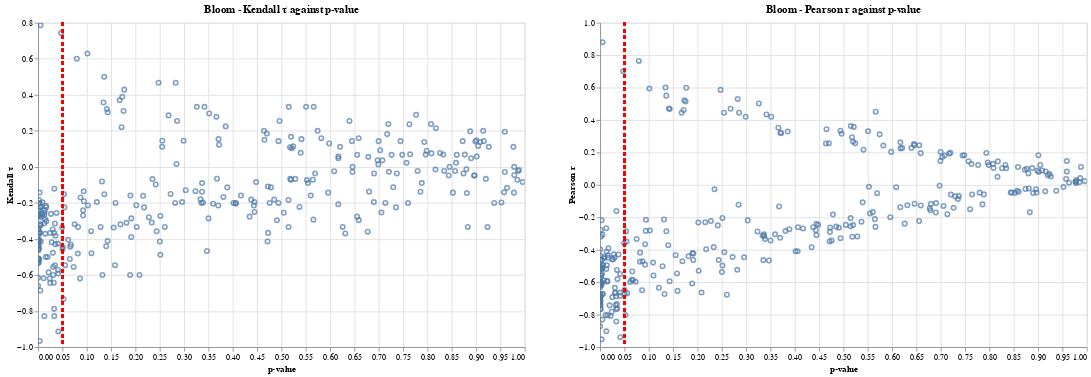

Write notebook code for a chart like this one.
### Code cell
import altair as alt

chart1 = alt.Chart(df_bloom).mark_point().encode(
    x='p-value',
    y='Kendall τ',
    tooltip=['site', 'State', 'p-value', 'Kendall τ']
).interactive().properties(width=600, height=400, title='Bloom - Kendall τ against p-value' )

chart2 = alt.Chart(df_bloom).mark_point().encode(
    x='p-value',
    y='Pearson r',
    tooltip=['site', 'State', 'p-value', 'Pearson r']
).interactive().properties(width=600, height=400, title='Bloom - Pearson r against p-value')

rule1 = alt.Chart(df_bloom).mark_rule(color='red', opacity=0.5, strokeWidth=2, strokeDash=[4, 4]).encode(
    x=alt.datum(0.05)
)

rule2 = alt.Chart(df_bloom).mark_rule(color='red', opacity=0.5, strokeWidth=2, strokeDash=[4, 4]).encode(
    x=alt.datum(0.05)
)

layer_chart = (chart1 + rule1) | (chart2 + rule2)
layer_chart.spacing = 50
layer_chart

### Figure 1 — Vega-Lite specification as saved in the notebook (floating-point values rounded to 4 significant figures; data arrays with more than 128 entries replaced by an {"elided": "..."} marker saying what was removed)
{"config": {"view": {"continuousWidth": 400, "continuousHeight": 300}}, "hconcat": [{"layer": [{"mark": "point", "encoding": {"tooltip": [{"field": "site", "type": "nominal"}, {"field": "State", "type": "nominal"}, {"field": "p-value", "type": "quantitative"}, {"field": "Kendall τ", "type": "quantitative"}], "x": {"field": "p-value", "type": "quantitative"}, "y": {"field": "Kendall τ", "type": "quantitative"}}, "height": 400, "selection": {"selector009": {"type": "interval", "bind": "scales", "encodings": ["x", "y"]}}, "title": "Bloom - Kendall τ against p-value", "width": 600}, {"mark": {"type": "rule", "color": "red", "opacity": 0.5, "strokeDash": [4, 4], "strokeWidth": 2}, "encoding": {"x": {"datum": 0.05}}}]}, {"layer": [{"mark": "point", "encoding": {"tooltip": [{"field": "site", "type": "nominal"}, {"field": "State", "type": "nominal"}, {"field": "p-value", "type": "quantitative"}, {"field": "Pearson r", "type": "quantitative"}], "x": {"field": "p-value", "type": "quantitative"}, "y": {"field": "Pearson r", "type": "quantitative"}}, "height": 400, "selection": {"selector010": {"type": "interval", "bind": "scales", "encodings": ["x", "y"]}}, "title": "Bloom - Pearson r against p-value", "width": 600}, {"mark": {"type": "rule", "color": "red", "opacity": 0.5, "strokeDash": [4, 4], "strokeWidth": 2}, "encoding": {"x": {"datum": 0.05}}}]}], "data": {"name": "data-412a3e1655aa1665f0a8d1a1fcee9690"}, "spacing": 50, "$schema": "https://vega.github.io/schema/vega-lite/v4.17.0.json", "datasets": {"data-412a3e1655aa1665f0a8d1a1fcee9690": {"elided": "329 records"}}}
